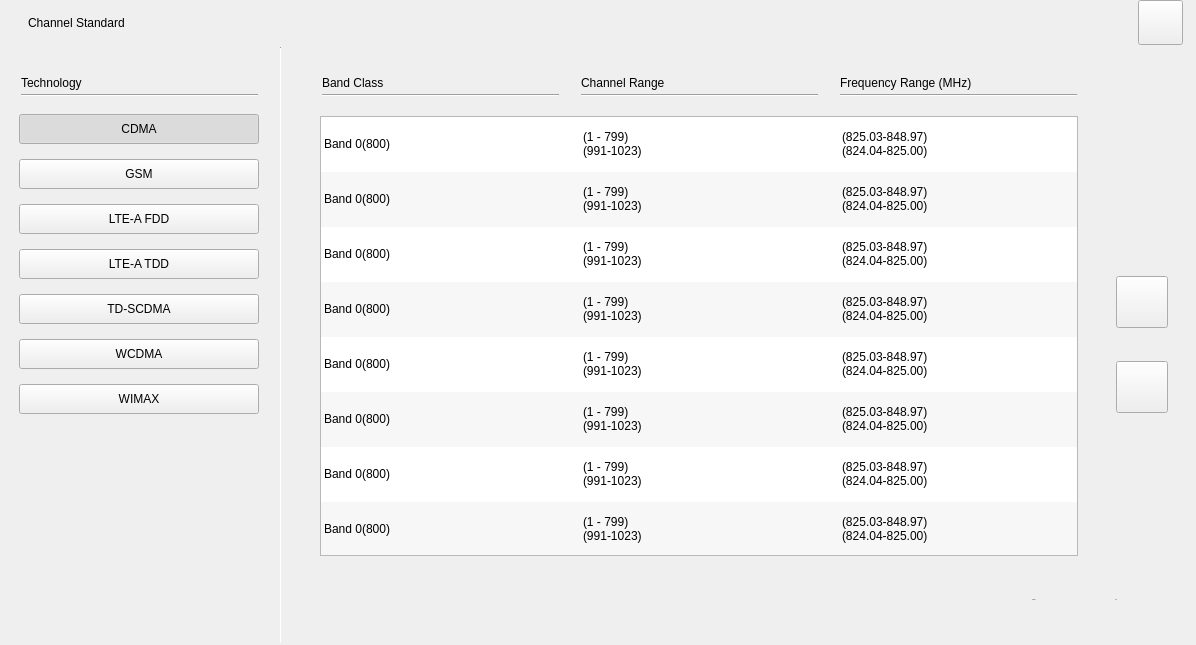
<?xml version="1.0" encoding="UTF-8"?>
<ui version="4.0">
 <class>SA_Dialog_CH_Std</class>
 <widget class="QWidget" name="SA_Dialog_CH_Std">
  <property name="geometry">
   <rect>
    <x>0</x>
    <y>0</y>
    <width>1196</width>
    <height>645</height>
   </rect>
  </property>
  <property name="windowTitle">
   <string>Form</string>
  </property>
  <property name="layoutDirection">
   <enum>Qt::LeftToRight</enum>
  </property>
  <property name="styleSheet">
   <string notr="true"/>
  </property>
  <property name="status" stdset="0">
   <string>night</string>
  </property>
  <layout class="QVBoxLayout" name="verticalLayout" stretch="46,599">
   <property name="spacing">
    <number>0</number>
   </property>
   <property name="leftMargin">
    <number>0</number>
   </property>
   <property name="topMargin">
    <number>0</number>
   </property>
   <property name="rightMargin">
    <number>0</number>
   </property>
   <property name="bottomMargin">
    <number>0</number>
   </property>
   <item>
    <widget class="QWidget" name="widget_title" native="true">
     <property name="minimumSize">
      <size>
       <width>0</width>
       <height>46</height>
      </size>
     </property>
     <property name="maximumSize">
      <size>
       <width>16777215</width>
       <height>46</height>
      </size>
     </property>
     <property name="styleSheet">
      <string notr="true">
/*******************indoor**********************/
#SA_Dialog_CH_Std[status=&quot;indoor&quot;] #widget_title
{
	background-color:rgba(201,201,201,1);
   border:1px;
   border-bottom-style:solid;
	border-bottom-color:rgba(76,76,76,1);
}
#SA_Dialog_CH_Std[status=&quot;indoor&quot;] #widget_title&gt;#pb_close
{
	border-style:flat;
	background-image: url(:/sa/image/outdoor/btn_close_45_nor.png);
}
#SA_Dialog_CH_Std[status=&quot;indoor&quot;] #widget_title&gt;#pb_close:pressed
{
	background-image: url(:/sa/image/outdoor/btn_close_45_click.png);
}
#SA_Dialog_CH_Std[status=&quot;indoor&quot;] #widget_title&gt;#lblTitle
{
	color:rgb(0,0,0);
	font:75 20px &quot;Arial&quot;;
	font-weight:bold;
}
/*******************outdoor**********************/
#SA_Dialog_CH_Std[status=&quot;outdoor&quot;] #widget_title
{
	background-color:rgba(201,201,201,1);
   border:1px;
   border-bottom-style:solid;
	border-bottom-color:rgba(76,76,76,1);
}
#SA_Dialog_CH_Std[status=&quot;outdoor&quot;] #widget_title&gt;#pb_close
{
	border-style:flat;
	background-image: url(:/sa/image/outdoor/btn_close_45_nor.png);
}
#SA_Dialog_CH_Std[status=&quot;outdoor&quot;] #widget_title&gt;#pb_close:pressed
{
	background-image: url(:/sa/image/outdoor/btn_close_45_click.png);
}
#SA_Dialog_CH_Std[status=&quot;outdoor&quot;] #widget_title&gt;#lblTitle
{
	color:rgb(0,0,0);
	font:75 20px &quot;Arial&quot;;
	font-weight:bold;
}

/*******************night**********************/
#SA_Dialog_CH_Std[status=&quot;night&quot;] #widget_title
{
	background-color:rgba(53,46,35,1);
   border:1px;
   border-bottom-style:solid;
	border-bottom-color:rgba(76,76,76,1);
}
#SA_Dialog_CH_Std[status=&quot;night&quot;] #widget_title&gt;#pb_close
{
	border-style:flat;
	background-image: url(:/sa/image/night/btn_close_45_normal.png);
}
#SA_Dialog_CH_Std[status=&quot;night&quot;] #widget_title&gt;#pb_close:pressed
{
	background-image: url(:/sa/image/night/btn_close_45_click.png);
}
#SA_Dialog_CH_Std[status=&quot;night&quot;] #widget_title&gt;#lblTitle
{
	color:rgba(250,218,166,1);
	font:75 20px &quot;Arial&quot;;
	font-weight:bold;
}



/*******************indoor**********************/ 
/*
#SA_Dialog_CH_Std[status = &quot;indoor&quot;] #widget_title
{
	background-color:rgba(201,201,201,1);
	border-bottom:1px solid rgba(0,0,0,1);
}
#SA_Dialog_CH_Std[status=&quot;indoor&quot;] #widget_title&gt;#pb_close
{
	border-style:flat;
	background-image: url(:/sa/image/btn_close_w30_normal.png);
}
#SA_Dialog_CH_Std[status=&quot;indoor&quot;] #widget_title&gt;#pb_close:pressed
{
	background-image: url(:/sa/image/btn_close_w30_click.png);
}
#SA_Dialog_CH_Std[status=&quot;indoor&quot;] #widget_title&gt;#lblTitle
{
	color:rgb(0,0,0);
	font:75 20px &quot;Arial&quot;;
	font-weight:bold;
}
*/
/*******************outdoor**********************/
/*
#SA_Dialog_CH_Std[status=&quot;outdoor&quot;] #widget_title
{
	background-color:rgba(201,201,201,1);
	border-bottom:1px solid rgba(0,0,0,1);
}
#SA_Dialog_CH_Std[status=&quot;outdoor&quot;] #widget_title&gt;#pb_close
{
	border-style:flat;
	background-image: url(:/sa/image/btn_close_w30_normal.png);
}
#SA_Dialog_CH_Std[status=&quot;outdoor&quot;] #widget_title&gt;#pb_close:pressed
{
	background-image: url(:/sa/image/btn_close_w30_click.png);
}
#SA_Dialog_CH_Std[status=&quot;outdoor&quot;] #widget_title&gt;#lblTitle
{
	color:rgb(0,0,0);
	font:75 20px &quot;Arial&quot;;
	font-weight:bold;
}*/
/*******************night**********************/
/*
#SA_Dialog_CH_Std[status=&quot;night&quot;] #widget_title
{
	background-color: rgb(197,172,131);
	border-bottom:1px solid rgba(0,0,0,1);
}
#SA_Dialog_CH_Std[status=&quot;night&quot;] #widget_title&gt;#pb_close
{
	border-style:flat;
	background-image: url(:/sa/image/night/btn_close_normal.png);
}
#SA_Dialog_CH_Std[status=&quot;night&quot;] #widget_title&gt;#pb_close:pressed
{
	background-image: url(:/sa/image/night/btn_close_click.png);
}
#SA_Dialog_CH_Std[status=&quot;night&quot;] #widget_title&gt;#lblTitle
{
	color:rgb(0,0,0);
	font:75 20px &quot;Arial&quot;;
	font-weight:bold;
}
*/
</string>
     </property>
     <layout class="QHBoxLayout" name="horizontalLayout">
      <property name="leftMargin">
       <number>28</number>
      </property>
      <property name="topMargin">
       <number>0</number>
      </property>
      <property name="rightMargin">
       <number>13</number>
      </property>
      <property name="bottomMargin">
       <number>0</number>
      </property>
      <item>
       <widget class="QLabel" name="lblTitle">
        <property name="minimumSize">
         <size>
          <width>228</width>
          <height>46</height>
         </size>
        </property>
        <property name="maximumSize">
         <size>
          <width>228</width>
          <height>46</height>
         </size>
        </property>
        <property name="text">
         <string>Channel Standard</string>
        </property>
       </widget>
      </item>
      <item>
       <spacer name="horizontalSpacer">
        <property name="orientation">
         <enum>Qt::Horizontal</enum>
        </property>
        <property name="sizeHint" stdset="0">
         <size>
          <width>875</width>
          <height>20</height>
         </size>
        </property>
       </spacer>
      </item>
      <item>
       <widget class="QPushButton" name="pb_close">
        <property name="minimumSize">
         <size>
          <width>45</width>
          <height>45</height>
         </size>
        </property>
        <property name="maximumSize">
         <size>
          <width>45</width>
          <height>45</height>
         </size>
        </property>
        <property name="text">
         <string/>
        </property>
       </widget>
      </item>
     </layout>
    </widget>
   </item>
   <item>
    <widget class="QWidget" name="widget_main" native="true">
     <property name="layoutDirection">
      <enum>Qt::LeftToRight</enum>
     </property>
     <property name="styleSheet">
      <string notr="true">/*******************indoor**********************/ 
#SA_Dialog_CH_Std[status = &quot;indoor&quot;] #widget_main
{
	background-color:rgba(255,255,255,1);
}
#SA_Dialog_CH_Std[status = &quot;indoor&quot;] #widget_main&gt;QLabel
{
	color:rgba(6, 62, 97, 1);
	font:75 15px &quot;Arial&quot;;
	font-weight:bold;
}
#SA_Dialog_CH_Std[status = &quot;indoor&quot;] #widget_main&gt;#pb_up
{
	border-style:flat;
	background-image: url(:/sa/image/btn_up_normal.png);
}
#SA_Dialog_CH_Std[status = &quot;indoor&quot;] #widget_main&gt;#pb_up:pressed
{
	background-image: url(:/sa/image/btn_up_click.png);
}
#SA_Dialog_CH_Std[status = &quot;indoor&quot;] #widget_main&gt;#pb_down
{
border-style:flat;
	background-image: url(:/sa/image/btn_down_normal.png);
}
#SA_Dialog_CH_Std[status = &quot;indoor&quot;] #widget_main&gt;#pb_down:pressed
{
	background-image: url(:/sa/image/btn_down_click.png);
}
#SA_Dialog_CH_Std[status = &quot;indoor&quot;] #widget_main&gt;#line,
#SA_Dialog_CH_Std[status = &quot;indoor&quot;] #widget_main&gt;#line_2,
#SA_Dialog_CH_Std[status = &quot;indoor&quot;] #widget_main&gt;#line_3,
#SA_Dialog_CH_Std[status = &quot;indoor&quot;] #widget_main&gt;#line_4
{
	background-color:rgba(6,62,97,1);
}

#SA_Dialog_CH_Std[status = &quot;indoor&quot;] #widget_main&gt;#line_5
{
	background-color:rgba(181, 181, 181, 1);
}
#SA_Dialog_CH_Std[status = &quot;indoor&quot;] #widget_main&gt;#tableWidget
{
	border-style:flat;
	outline:0px;
	font:75 15px &quot;Arial&quot;;
	
}
#SA_Dialog_CH_Std[status = &quot;indoor&quot;] #widget_main&gt;#tableWidget::item
{
	padding-left:10px;
}
#SA_Dialog_CH_Std[status = &quot;indoor&quot;] #widget_main&gt;#tableWidget::item:selected
{
	border-style:flat;
	font-weight:bold;
	background-image: url(:/sa/image/box_click.png);
}
#SA_Dialog_CH_Std[status = &quot;indoor&quot;] #widget_main&gt;QPushButton:checked
{
	background-color:rgba(255, 181, 0, 1)
}
#SA_Dialog_CH_Std[status = &quot;indoor&quot;] #widget_main&gt;QPushButton
{
	border-style:flat;
	text-align:left;
	padding-left:10px;
}

#SA_Dialog_CH_Std[status = &quot;indoor&quot;] #widget_main&gt;#pb_ok
{
	color:rgba(0,0,0,0);
	background-image: url(:/sa/image/btn_ok_w80_nor.png);
}
#SA_Dialog_CH_Std[status = &quot;indoor&quot;] #widget_main&gt;#pb_ok:pressed
{	
	color:rgba(0,0,0,0);
	background-image: url(:/sa/image/btn_ok_w80_click.png);
}
#SA_Dialog_CH_Std[status = &quot;indoor&quot;] #widget_main&gt;#pb_cancel
{
	color:rgba(0,0,0,0);
	background-image: url(:/sa/image/btn_cancel_w80_nor.png);
}
#SA_Dialog_CH_Std[status = &quot;indoor&quot;] #widget_main&gt;#pb_cancel:pressed
{	
	color:rgba(0,0,0,0);
	background-image: url(:/sa/image/btn_cancel_w80_click.png);
}
/*******************outdoor**********************/
#SA_Dialog_CH_Std[status = &quot;outdoor&quot;] #widget_main
{
	background-color:rgba(255,255,255,1);
}
#SA_Dialog_CH_Std[status = &quot;outdoor&quot;] #widget_main&gt;QLabel
{
	color:rgba(6, 62, 97, 1);
	font:75 15px &quot;Arial&quot;;
	font-weight:bold;
}
#SA_Dialog_CH_Std[status = &quot;outdoor&quot;] #widget_main&gt;#pb_up
{
	border-style:flat;
	background-image: url(:/sa/image/btn_up_normal.png);
}
#SA_Dialog_CH_Std[status = &quot;outdoor&quot;] #widget_main&gt;#pb_up:pressed
{
	background-image: url(:/sa/image/btn_up_click.png);
}
#SA_Dialog_CH_Std[status = &quot;outdoor&quot;] #widget_main&gt;#pb_down
{
border-style:flat;
	background-image: url(:/sa/image/btn_down_normal.png);
}
#SA_Dialog_CH_Std[status = &quot;outdoor&quot;] #widget_main&gt;#pb_down:pressed
{
	background-image: url(:/sa/image/btn_down_click.png);
}
#SA_Dialog_CH_Std[status = &quot;outdoor&quot;] #widget_main&gt;#line,
#SA_Dialog_CH_Std[status = &quot;outdoor&quot;] #widget_main&gt;#line_2,
#SA_Dialog_CH_Std[status = &quot;outdoor&quot;] #widget_main&gt;#line_3,
#SA_Dialog_CH_Std[status = &quot;outdoor&quot;] #widget_main&gt;#line_4
{
	background-color:rgba(6,62,97,1);
}

#SA_Dialog_CH_Std[status = &quot;outdoor&quot;] #widget_main&gt;#line_5
{
	background-color:rgba(181, 181, 181, 1);
}
#SA_Dialog_CH_Std[status = &quot;outdoor&quot;] #widget_main&gt;#tableWidget
{
	border-style:flat;
	outline:0px;
	font:75 15px &quot;Arial&quot;;
	
}
#SA_Dialog_CH_Std[status = &quot;outdoor&quot;] #widget_main&gt;#tableWidget::item
{
	padding-left:10px;
}
#SA_Dialog_CH_Std[status = &quot;outdoor&quot;] #widget_main&gt;#tableWidget::item:selected
{
	border-style:flat;
	font-weight:bold;
	background-image: url(:/sa/image/box_click.png);
}
#SA_Dialog_CH_Std[status = &quot;outdoor&quot;] #widget_main&gt;QPushButton:checked
{
	background-color:rgba(255, 181, 0, 1)
}
#SA_Dialog_CH_Std[status = &quot;outdoor&quot;] #widget_main&gt;QPushButton
{
	border-style:flat;
	text-align:left;
	padding-left:10px;
}
#SA_Dialog_CH_Std[status = &quot;outdoor&quot;] #widget_main&gt;#pb_ok
{
	color:rgba(0,0,0,0);
	background-image: url(:/sa/image/btn_ok_w80_nor.png);
}
#SA_Dialog_CH_Std[status = &quot;outdoor&quot;] #widget_main&gt;#pb_ok:pressed
{	
	color:rgba(0,0,0,0);
	background-image: url(:/sa/image/btn_ok_w80_click.png);
}
#SA_Dialog_CH_Std[status = &quot;outdoor&quot;] #widget_main&gt;#pb_cancel
{
	color:rgba(0,0,0,0);
	background-image: url(:/sa/image/btn_cancel_w80_nor.png);
}
#SA_Dialog_CH_Std[status = &quot;outdoor&quot;] #widget_main&gt;#pb_cancel:pressed
{	
	color:rgba(0,0,0,0);
	background-image: url(:/sa/image/btn_cancel_w80_click.png);
}

/*******************night**********************/
#SA_Dialog_CH_Std[status = &quot;night&quot;] #widget_main
{
	background-color:rgba(0,0,0,1);
}
#SA_Dialog_CH_Std[status = &quot;night&quot;] #widget_main&gt;QLabel
{
	color:rgba(7,97,116,1);
	font:75 15px &quot;Arial&quot;;
	font-weight:bold;
}
#SA_Dialog_CH_Std[status = &quot;night&quot;] #widget_main&gt;#pb_up
{
	border-style:flat;
	background-color:rgb(0,0,0);
	background-image: url(:/sa/image/night/btn_up_normal.png);
}
#SA_Dialog_CH_Std[status = &quot;night&quot;] #widget_main&gt;#pb_up:pressed
{
	background-color:rgb(0,0,0);
	background-image: url(:/sa/image/night/btn_up_click.png);
}
#SA_Dialog_CH_Std[status = &quot;night&quot;] #widget_main&gt;#pb_down
{
	background-color:rgb(0,0,0);
	border-style:flat;
	background-image: url(:/sa/image/night/btn_down_normal.png);
}
#SA_Dialog_CH_Std[status = &quot;night&quot;] #widget_main&gt;#pb_down:pressed
{
	background-color:rgb(0,0,0);
	background-image: url(:/sa/image/night/btn_down_click.png);
}
#SA_Dialog_CH_Std[status = &quot;night&quot;] #widget_main&gt;#line,
#SA_Dialog_CH_Std[status = &quot;night&quot;] #widget_main&gt;#line_2,
#SA_Dialog_CH_Std[status = &quot;night&quot;] #widget_main&gt;#line_3,
#SA_Dialog_CH_Std[status = &quot;night&quot;] #widget_main&gt;#line_4
{
	background-color:rgba(6,62,97,1);
}

#SA_Dialog_CH_Std[status = &quot;night&quot;] #widget_main&gt;#line_5
{
	background-color:rgba(7,97,116,1);
}
#SA_Dialog_CH_Std[status = &quot;night&quot;] #widget_main&gt;#tableWidget
{
	background-color: rgb(0, 0, 0);
	alternate-background-color: rgba(24,23,20,1);
	color: rgba(176,153,117,1);
	border-style:flat;
	outline:0px;
	font:75 15px &quot;Arial&quot;;
	
}
#SA_Dialog_CH_Std[status = &quot;night&quot;] #widget_main&gt;#tableWidget::item
{
	padding-left:10px;
}
#SA_Dialog_CH_Std[status = &quot;night&quot;] #widget_main&gt;#tableWidget::item:selected
{
	color: rgba(0,0,0,1);
	border-style:flat;
	font-weight:bold;
	background-image: url(:/sa/image/night/box_click.png);
}
#SA_Dialog_CH_Std[status = &quot;night&quot;] #widget_main&gt;QPushButton:checked
{
	color:rgba(0,0,0,1);
	background-color:rgba(255, 156, 0, 1)
}
#SA_Dialog_CH_Std[status = &quot;night&quot;] #widget_main&gt;QPushButton
{
	color:rgba(251, 219, 167, 1);
	background-color:rgba(24,23,20,1);
	border-style:flat;
	text-align:left;
	padding-left:10px;
}
#SA_Dialog_CH_Std[status = &quot;night&quot;] #widget_main&gt;#pb_ok
{
	padding-left:30px;
	font:75 13px &quot;Arial&quot;;
	border-style: flat;
	border-image: url(:/sa/image/night/btn_ok_w80_nor.png);
}
#SA_Dialog_CH_Std[status = &quot;night&quot;] #widget_main&gt;#pb_ok:pressed
{	
	border-image: url(:/sa/image/night/btn_w70_click.png);
}

#SA_Dialog_CH_Std[status = &quot;night&quot;] #widget_main&gt;#pb_cancel
{
	font:75 13px &quot;Arial&quot;;
	padding-left:20px;
	padding-top:3px;
	border-style: flat;
	border-image: url(:/sa/image/night/btn_w70_normal.png);
}
#SA_Dialog_CH_Std[status = &quot;night&quot;] #widget_main&gt;#pb_cancel:pressed
{	
	border-image: url(:/sa/image/night/btn_w70_click.png);
}</string>
     </property>
     <widget class="QPushButton" name="pb_CDMA">
      <property name="geometry">
       <rect>
        <x>19</x>
        <y>68</y>
        <width>240</width>
        <height>30</height>
       </rect>
      </property>
      <property name="text">
       <string>CDMA</string>
      </property>
      <property name="checkable">
       <bool>true</bool>
      </property>
      <property name="checked">
       <bool>true</bool>
      </property>
     </widget>
     <widget class="QPushButton" name="pb_GSM">
      <property name="geometry">
       <rect>
        <x>19</x>
        <y>113</y>
        <width>240</width>
        <height>30</height>
       </rect>
      </property>
      <property name="text">
       <string>GSM</string>
      </property>
      <property name="checkable">
       <bool>true</bool>
      </property>
     </widget>
     <widget class="QPushButton" name="pb_LTEFDD">
      <property name="geometry">
       <rect>
        <x>19</x>
        <y>158</y>
        <width>240</width>
        <height>30</height>
       </rect>
      </property>
      <property name="text">
       <string>LTE-A FDD</string>
      </property>
      <property name="checkable">
       <bool>true</bool>
      </property>
     </widget>
     <widget class="QPushButton" name="pb_LTETDD">
      <property name="geometry">
       <rect>
        <x>19</x>
        <y>203</y>
        <width>240</width>
        <height>30</height>
       </rect>
      </property>
      <property name="text">
       <string>LTE-A TDD</string>
      </property>
      <property name="checkable">
       <bool>true</bool>
      </property>
     </widget>
     <widget class="QPushButton" name="pb_TD">
      <property name="geometry">
       <rect>
        <x>19</x>
        <y>248</y>
        <width>240</width>
        <height>30</height>
       </rect>
      </property>
      <property name="text">
       <string>TD-SCDMA</string>
      </property>
      <property name="checkable">
       <bool>true</bool>
      </property>
     </widget>
     <widget class="QPushButton" name="pb_WCDMA">
      <property name="geometry">
       <rect>
        <x>19</x>
        <y>293</y>
        <width>240</width>
        <height>30</height>
       </rect>
      </property>
      <property name="text">
       <string>WCDMA</string>
      </property>
      <property name="checkable">
       <bool>true</bool>
      </property>
     </widget>
     <widget class="QPushButton" name="pb_WIMAX">
      <property name="geometry">
       <rect>
        <x>19</x>
        <y>338</y>
        <width>240</width>
        <height>30</height>
       </rect>
      </property>
      <property name="text">
       <string>WIMAX</string>
      </property>
      <property name="checkable">
       <bool>true</bool>
      </property>
     </widget>
     <widget class="QLabel" name="label_2">
      <property name="geometry">
       <rect>
        <x>21</x>
        <y>28</y>
        <width>90</width>
        <height>17</height>
       </rect>
      </property>
      <property name="text">
       <string>Technology</string>
      </property>
     </widget>
     <widget class="QTableWidget" name="tableWidget">
      <property name="geometry">
       <rect>
        <x>320</x>
        <y>70</y>
        <width>758</width>
        <height>440</height>
       </rect>
      </property>
      <property name="layoutDirection">
       <enum>Qt::LeftToRight</enum>
      </property>
      <property name="styleSheet">
       <string notr="true"/>
      </property>
      <property name="frameShape">
       <enum>QFrame::StyledPanel</enum>
      </property>
      <property name="verticalScrollBarPolicy">
       <enum>Qt::ScrollBarAlwaysOff</enum>
      </property>
      <property name="horizontalScrollBarPolicy">
       <enum>Qt::ScrollBarAlwaysOff</enum>
      </property>
      <property name="showDropIndicator" stdset="0">
       <bool>true</bool>
      </property>
      <property name="alternatingRowColors">
       <bool>true</bool>
      </property>
      <property name="textElideMode">
       <enum>Qt::ElideRight</enum>
      </property>
      <property name="showGrid">
       <bool>false</bool>
      </property>
      <property name="wordWrap">
       <bool>true</bool>
      </property>
      <property name="rowCount">
       <number>9</number>
      </property>
      <property name="columnCount">
       <number>3</number>
      </property>
      <attribute name="horizontalHeaderVisible">
       <bool>false</bool>
      </attribute>
      <attribute name="horizontalHeaderDefaultSectionSize">
       <number>259</number>
      </attribute>
      <attribute name="horizontalHeaderHighlightSections">
       <bool>false</bool>
      </attribute>
      <attribute name="horizontalHeaderStretchLastSection">
       <bool>true</bool>
      </attribute>
      <attribute name="verticalHeaderVisible">
       <bool>false</bool>
      </attribute>
      <attribute name="verticalHeaderDefaultSectionSize">
       <number>55</number>
      </attribute>
      <attribute name="verticalHeaderHighlightSections">
       <bool>false</bool>
      </attribute>
      <attribute name="verticalHeaderStretchLastSection">
       <bool>false</bool>
      </attribute>
      <row>
       <property name="text">
        <string>新建行</string>
       </property>
      </row>
      <row/>
      <row/>
      <row/>
      <row/>
      <row/>
      <row/>
      <row/>
      <row/>
      <column>
       <property name="text">
        <string>新建列</string>
       </property>
      </column>
      <column/>
      <column/>
      <item row="0" column="0">
       <property name="text">
        <string>Band 0(800)</string>
       </property>
      </item>
      <item row="0" column="1">
       <property name="text">
        <string>(1 - 799)
(991-1023)</string>
       </property>
      </item>
      <item row="0" column="2">
       <property name="text">
        <string>(825.03-848.97)
(824.04-825.00)</string>
       </property>
      </item>
      <item row="1" column="0">
       <property name="text">
        <string>Band 0(800)</string>
       </property>
      </item>
      <item row="1" column="1">
       <property name="text">
        <string>(1 - 799)
(991-1023)</string>
       </property>
      </item>
      <item row="1" column="2">
       <property name="text">
        <string>(825.03-848.97)
(824.04-825.00)</string>
       </property>
      </item>
      <item row="2" column="0">
       <property name="text">
        <string>Band 0(800)</string>
       </property>
      </item>
      <item row="2" column="1">
       <property name="text">
        <string>(1 - 799)
(991-1023)</string>
       </property>
      </item>
      <item row="2" column="2">
       <property name="text">
        <string>(825.03-848.97)
(824.04-825.00)</string>
       </property>
      </item>
      <item row="3" column="0">
       <property name="text">
        <string>Band 0(800)</string>
       </property>
      </item>
      <item row="3" column="1">
       <property name="text">
        <string>(1 - 799)
(991-1023)</string>
       </property>
      </item>
      <item row="3" column="2">
       <property name="text">
        <string>(825.03-848.97)
(824.04-825.00)</string>
       </property>
      </item>
      <item row="4" column="0">
       <property name="text">
        <string>Band 0(800)</string>
       </property>
      </item>
      <item row="4" column="1">
       <property name="text">
        <string>(1 - 799)
(991-1023)</string>
       </property>
      </item>
      <item row="4" column="2">
       <property name="text">
        <string>(825.03-848.97)
(824.04-825.00)</string>
       </property>
      </item>
      <item row="5" column="0">
       <property name="text">
        <string>Band 0(800)</string>
       </property>
      </item>
      <item row="5" column="1">
       <property name="text">
        <string>(1 - 799)
(991-1023)</string>
       </property>
      </item>
      <item row="5" column="2">
       <property name="text">
        <string>(825.03-848.97)
(824.04-825.00)</string>
       </property>
      </item>
      <item row="6" column="0">
       <property name="text">
        <string>Band 0(800)</string>
       </property>
      </item>
      <item row="6" column="1">
       <property name="text">
        <string>(1 - 799)
(991-1023)</string>
       </property>
      </item>
      <item row="6" column="2">
       <property name="text">
        <string>(825.03-848.97)
(824.04-825.00)</string>
       </property>
      </item>
      <item row="7" column="0">
       <property name="text">
        <string>Band 0(800)</string>
       </property>
      </item>
      <item row="7" column="1">
       <property name="text">
        <string>(1 - 799)
(991-1023)</string>
       </property>
      </item>
      <item row="7" column="2">
       <property name="text">
        <string>(825.03-848.97)
(824.04-825.00)</string>
       </property>
      </item>
      <item row="8" column="0">
       <property name="text">
        <string>Band 0(800)</string>
       </property>
      </item>
      <item row="8" column="1">
       <property name="text">
        <string>(1 - 799)
(991-1023)</string>
       </property>
      </item>
      <item row="8" column="2">
       <property name="text">
        <string>(825.03-848.97)
(824.04-825.00)</string>
       </property>
      </item>
     </widget>
     <widget class="QPushButton" name="pb_up">
      <property name="geometry">
       <rect>
        <x>1116</x>
        <y>230</y>
        <width>52</width>
        <height>52</height>
       </rect>
      </property>
      <property name="text">
       <string/>
      </property>
     </widget>
     <widget class="QPushButton" name="pb_down">
      <property name="geometry">
       <rect>
        <x>1116</x>
        <y>315</y>
        <width>52</width>
        <height>52</height>
       </rect>
      </property>
      <property name="text">
       <string/>
      </property>
     </widget>
     <widget class="QLabel" name="label_3">
      <property name="geometry">
       <rect>
        <x>322</x>
        <y>28</y>
        <width>88</width>
        <height>17</height>
       </rect>
      </property>
      <property name="text">
       <string>Band Class</string>
      </property>
     </widget>
     <widget class="QLabel" name="label_4">
      <property name="geometry">
       <rect>
        <x>581</x>
        <y>28</y>
        <width>118</width>
        <height>17</height>
       </rect>
      </property>
      <property name="text">
       <string>Channel Range</string>
      </property>
     </widget>
     <widget class="QLabel" name="label_5">
      <property name="geometry">
       <rect>
        <x>840</x>
        <y>28</y>
        <width>179</width>
        <height>17</height>
       </rect>
      </property>
      <property name="text">
       <string>Frequency Range (MHz)</string>
      </property>
     </widget>
     <widget class="Line" name="line">
      <property name="geometry">
       <rect>
        <x>21</x>
        <y>48</y>
        <width>237</width>
        <height>2</height>
       </rect>
      </property>
      <property name="orientation">
       <enum>Qt::Horizontal</enum>
      </property>
     </widget>
     <widget class="Line" name="line_2">
      <property name="geometry">
       <rect>
        <x>322</x>
        <y>48</y>
        <width>237</width>
        <height>2</height>
       </rect>
      </property>
      <property name="orientation">
       <enum>Qt::Horizontal</enum>
      </property>
     </widget>
     <widget class="Line" name="line_3">
      <property name="geometry">
       <rect>
        <x>581</x>
        <y>48</y>
        <width>237</width>
        <height>2</height>
       </rect>
      </property>
      <property name="orientation">
       <enum>Qt::Horizontal</enum>
      </property>
     </widget>
     <widget class="Line" name="line_4">
      <property name="geometry">
       <rect>
        <x>840</x>
        <y>48</y>
        <width>237</width>
        <height>2</height>
       </rect>
      </property>
      <property name="orientation">
       <enum>Qt::Horizontal</enum>
      </property>
     </widget>
     <widget class="Line" name="line_5">
      <property name="geometry">
       <rect>
        <x>280</x>
        <y>1</y>
        <width>1</width>
        <height>597</height>
       </rect>
      </property>
      <property name="orientation">
       <enum>Qt::Vertical</enum>
      </property>
     </widget>
     <widget class="QPushButton" name="pb_cancel">
      <property name="geometry">
       <rect>
        <x>994</x>
        <y>539</y>
        <width>80</width>
        <height>30</height>
       </rect>
      </property>
      <property name="font">
       <font>
        <family>Arial</family>
        <pointsize>-1</pointsize>
        <weight>9</weight>
        <italic>false</italic>
        <bold>false</bold>
       </font>
      </property>
      <property name="styleSheet">
       <string notr="true"/>
      </property>
      <property name="text">
       <string>Cancel</string>
      </property>
      <property name="flat">
       <bool>true</bool>
      </property>
     </widget>
     <widget class="QPushButton" name="pb_ok">
      <property name="geometry">
       <rect>
        <x>1076</x>
        <y>539</y>
        <width>80</width>
        <height>30</height>
       </rect>
      </property>
      <property name="font">
       <font>
        <family>Arial</family>
        <pointsize>-1</pointsize>
        <weight>9</weight>
        <italic>false</italic>
        <bold>false</bold>
       </font>
      </property>
      <property name="layoutDirection">
       <enum>Qt::LeftToRight</enum>
      </property>
      <property name="styleSheet">
       <string notr="true"/>
      </property>
      <property name="text">
       <string>OK</string>
      </property>
      <property name="flat">
       <bool>true</bool>
      </property>
     </widget>
    </widget>
   </item>
  </layout>
 </widget>
 <resources/>
 <connections/>
</ui>
